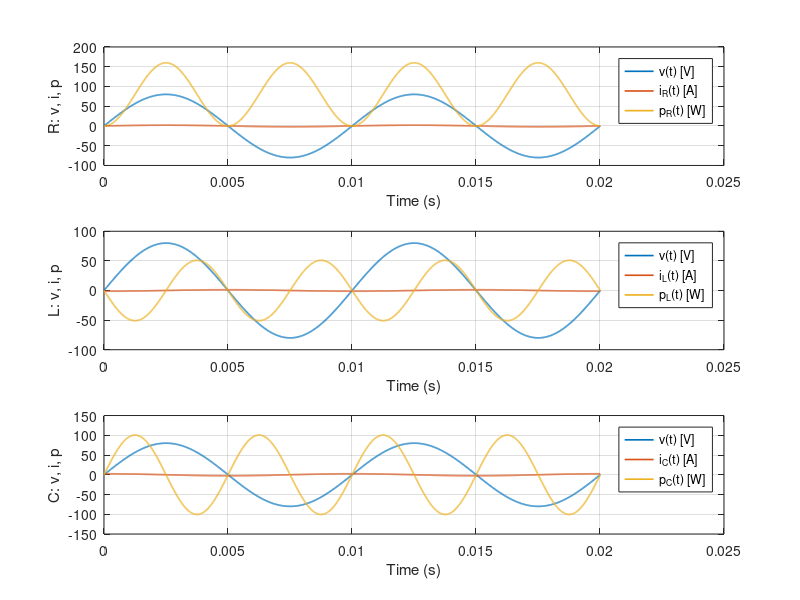

This figure's MATLAB source:
% exercise2_2_power.m  -- Instantaneous power for R, L, C (Variant C)

% ---------- Given source ----------
Vm    = 80;           % V (peak)
omega = 628;          % rad/s  (~100 Hz)
f     = omega/(2*pi); % Hz
T     = 1/f;          % period (s)

% ---------- Element values ----------
R = 40;          % ohm
L = 0.1;         % H
C = 50e-6;       % F  (50 microfarads = 50 x 10^-6 F)

% ---------- Currents from Section 2.1 ----------
IR_peak = Vm/R;                % 2.000 A
IL_peak = Vm/(omega*L);        % 1.274 A
IC_peak = Vm*(omega*C);        % 2.512 A

% Phase shifts (rad): R=0, L=-pi/2, C=+pi/2
phi_R = 0;
phi_L = -pi/2;
phi_C = +pi/2;

% ---------- Time vector (two periods for clear plots) ----------
N = 4000;                            % samples
t = linspace(0, 2*T, N);             % 0 .. 2T

% ---------- Voltages and currents ----------
v  = Vm * sin(omega*t);
iR = IR_peak * sin(omega*t + phi_R);
iL = IL_peak * sin(omega*t + phi_L);
iC = IC_peak * sin(omega*t + phi_C);

% ---------- Instantaneous powers p(t) = v(t) * i(t) ----------
pR = v .* iR;
pL = v .* iL;
pC = v .* iC;

% ---------- Analytical reference values ----------
PR_avg_theory = (Vm^2)/(2*R);            % 80 W
PL_amp_theory = (Vm*IL_peak)/2;          % 50.96 W
PC_amp_theory = (Vm*IC_peak)/2;          % 100.48 W

% ---------- Numerical averages over one period (last T segment) ----------
idx = t >= T & t <= 2*T;                 % select one full period
PR_avg_num = mean(pR(idx));
PL_avg_num = mean(pL(idx));
PC_avg_num = mean(pC(idx));

% ---------- Display results ----------
fprintf('--- Instantaneous Power Results (Variant C) ---\n');
fprintf('Resistor:   p_R(t) = 80*(1 - cos(1256 t)) W\n');
fprintf('  Average power (theory)   = %.2f W\n', PR_avg_theory);
fprintf('  Average power (numeric)  = %.2f W\n\n', PR_avg_num);

fprintf('Inductor:   p_L(t) = -%.2f*sin(1256 t) W (avg = 0)\n', PL_amp_theory);
fprintf('  Average power (numeric)  = %.2f W\n\n', PL_avg_num);

fprintf('Capacitor:  p_C(t) = +%.2f*sin(1256 t) W (avg = 0)\n', PC_amp_theory);
fprintf('  Average power (numeric)  = %.2f W\n\n', PC_avg_num);

% ---------- Plots ----------
figure('Name','Instantaneous Power','Color','w');

subplot(3,1,1);
plot(t, v, 'LineWidth', 1.2); hold on;
plot(t, iR, 'LineWidth', 1.2);
plot(t, pR, 'LineWidth', 1.2);
grid on; xlabel('Time (s)'); ylabel('R: v, i, p');
legend('v(t) [V]','i_R(t) [A]','p_R(t) [W]','Location','best');

subplot(3,1,2);
plot(t, v, 'LineWidth', 1.2); hold on;
plot(t, iL, 'LineWidth', 1.2);
plot(t, pL, 'LineWidth', 1.2);
grid on; xlabel('Time (s)'); ylabel('L: v, i, p');
legend('v(t) [V]','i_L(t) [A]','p_L(t) [W]','Location','best');

subplot(3,1,3);
plot(t, v, 'LineWidth', 1.2); hold on;
plot(t, iC, 'LineWidth', 1.2);
plot(t, pC, 'LineWidth', 1.2);
grid on; xlabel('Time (s)'); ylabel('C: v, i, p');
legend('v(t) [V]','i_C(t) [A]','p_C(t) [W]','Location','best');

% ---------- Optional: save figures ----------
% print('-dpng','-r300','power_RLC_variantC.png');
